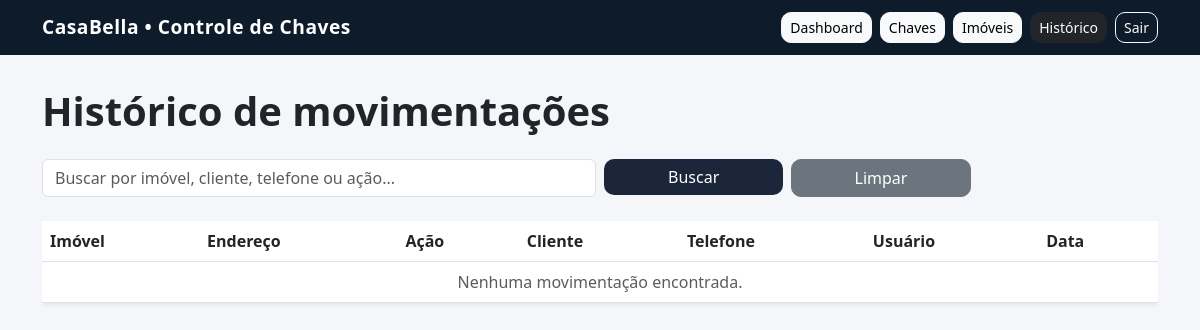
/historico/ (signed in), run on an earlier commit of the app's database.
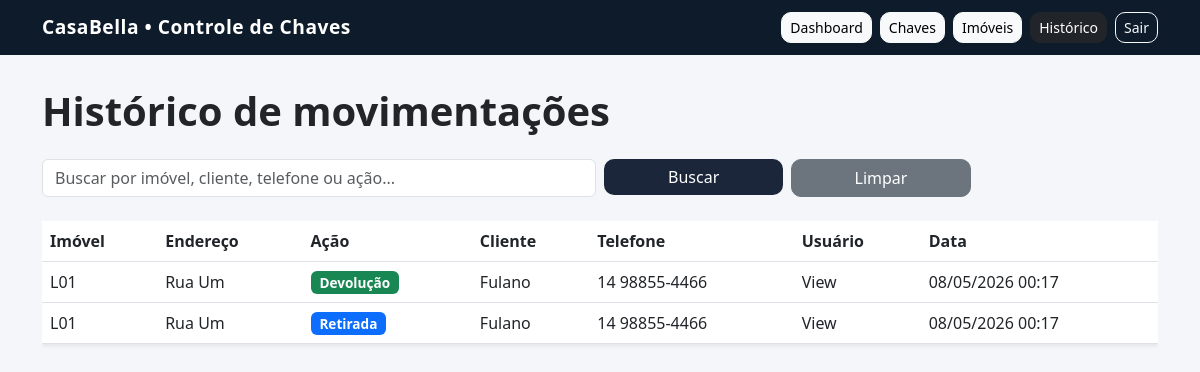
And on a later commit of the database.
### imoveis/models.py (models this page shows, shortened)
class Movimentacao(models.Model):
    chave = models.ForeignKey(Chave, on_delete=models.CASCADE)
    usuario = models.ForeignKey(
        User,
        on_delete=models.SET_NULL,
        null=True,
        blank=True
    )
    nome_cliente = models.CharField(max_length=100, blank=True)
    telefone_cliente = models.CharField(max_length=20, blank=True)
    acao = models.CharField(max_length=20)
    data = models.DateTimeField(auto_now_add=True)

class Chave(models.Model):
    imovel = models.OneToOneField(Imovel, on_delete=models.CASCADE)
    STATUS_CHOICES = [
        ('disponivel', 'Disponível'),
        ('retirada', 'Retirada'),
        ('indisponivel', 'Indisponível'),
    ]
    status = models.CharField(
        max_length=20,
        choices=STATUS_CHOICES,
        default='disponivel'
    )
    created_at = models.DateTimeField(auto_now_add=True)

class Imovel(models.Model):
    codigo = models.CharField(max_length=50)
    endereco = models.CharField(max_length=200)
    bairro = models.CharField(max_length=100)
    tipo = models.ForeignKey(TipoImovel, on_delete=models.SET_NULL, null=True, blank=True)
    status = models.CharField(
        max_length=50,
        choices=[
            ('disponivel', 'Disponível'),
            ('analise', 'Em análise'),
            ('alugado', 'Alugado'),
            ('inativo', 'Inativo'),
        ],
        default='disponivel'
    )
    foto = models.ImageField(upload_to='imoveis/', blank=True, null=True)
    created_at = models.DateTimeField(auto_now_add=True)

### imoveis/views.py (the view, shortened to what this page needs)
# urls.py: path('historico/', views.historico_list, name='historico_list'),
@login_required
def historico_list(request):
    query = request.GET.get('q', '')
    movimentacoes = Movimentacao.objects.select_related(
        'chave__imovel',
        'chave__imovel__tipo',
        'usuario'
    ).all()
    movimentacoes = movimentacoes.order_by('-data')
    paginator = Paginator(movimentacoes, 10)
    page = request.GET.get('page')
    movimentacoes = paginator.get_page(page)
    return render(request, 'imoveis/historico_list.html', {
        'movimentacoes': movimentacoes,
        'query': query
    })

### imoveis/templates/imoveis/historico_list.html (shortened to what this page needs)
{% extends "imoveis/base.html" %}
{% block content %}
<h1 class="mb-4 fw-bold">Histórico de movimentações</h1>
<form method="GET" class="row g-2 mb-4">
    <div class="col-md-6">
        <input type="text"
               name="q"
               value="{{ query }}"
               class="form-control"
               placeholder="Buscar por imóvel, cliente, telefone ou ação...">
    </div>
    <div class="col-md-2">
        <button class="btn btn-primary w-100">
            Buscar
        </button>
    </div>
    <div class="col-md-2">
        <a href="{% url 'historico_list' %}" class="btn btn-secondary w-100">
            Limpar
        </a>
    </div>
</form>
<div class="d-none d-md-block">
    <div class="table-responsive">
        <table class="table table-hover align-middle bg-white shadow-sm">
            <thead>
                <tr>
                    <th>Imóvel</th>
                    <th>Endereço</th>
                    <th>Ação</th>
                    <th>Cliente</th>
                    <th>Telefone</th>
                    <th>Usuário</th>
                    <th>Data</th>
                </tr>
            </thead>
            <tbody>
                {% for mov in movimentacoes %}
                    <tr>
                        <td>{{ mov.chave.imovel.codigo }}</td>
                        <td>{{ mov.chave.imovel.endereco }}</td>
                        <td>
                            {% if mov.acao == 'retirada' %}
                                <span class="badge bg-primary">Retirada</span>
                            {% elif mov.acao == 'devolucao' %}
                                <span class="badge bg-success">Devolução</span>
                            {% else %}
                                <span class="badge bg-secondary">{{ mov.acao }}</span>
                            {% endif %}
                        </td>
                        <td>{{ mov.nome_cliente|default:"-" }}</td>
                        <td>{{ mov.telefone_cliente|default:"-" }}</td>
                        <td>{{ mov.usuario.username|default:"-" }}</td>
                        <td>{{ mov.data|date:"d/m/Y H:i" }}</td>
                    </tr>
                {% empty %}
                    <tr>
                        <td colspan="7" class="text-center text-muted">
                            Nenhuma movimentação encontrada.
                        </td>
                    </tr>
                {% endfor %}
            </tbody>
        </table>
    </div>
</div>
{% endblock %}

What changed in the data, as far as the page shows it:
added Movimentacao: chave.imovel.codigo "L01", chave.imovel.endereco "Rua Um", acao "Devolução", nome_cliente "Fulano", telefone_cliente "14 98855-4466", usuario.username "View", data "08/05/2026 00:17"
added Movimentacao: chave.imovel.codigo "L01", chave.imovel.endereco "Rua Um", acao "Retirada", nome_cliente "Fulano", telefone_cliente "14 98855-4466", usuario.username "View", data "08/05/2026 00:17"
Also different on the page:
text no longer shown: "Nenhuma movimentação encontrada."
